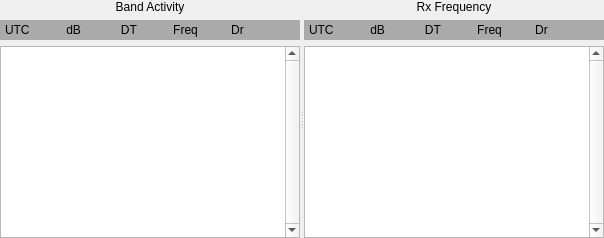
     <widget class="QSplitter" name="decodes_splitter">
      <property name="orientation">
       <enum>Qt::Horizontal</enum>
      </property>
      <widget class="QWidget" name="layoutWidget">
       <layout class="QVBoxLayout" name="verticalLayout_3">
        <item>
         <widget class="QLabel" name="lh_decodes_title_label">
          <property name="maximumSize">
           <size>
            <width>500</width>
            <height>16777215</height>
           </size>
          </property>
          <property name="accessibleName">
           <string>Band Activity decode pane title</string>
          </property>
          <property name="accessibleDescription">
           <string>Title for the Band Activity decoded messages pane.</string>
          </property>
          <property name="text">
           <string>Band Activity</string>
          </property>
          <property name="alignment">
           <set>Qt::AlignCenter</set>
          </property>
         </widget>
        </item>
        <item>
         <widget class="QLabel" name="lh_decodes_headings_label">
          <property name="minimumSize">
           <size>
            <width>300</width>
            <height>20</height>
           </size>
          </property>
          <property name="maximumSize">
           <size>
            <width>16777215</width>
            <height>20</height>
           </size>
          </property>
          <property name="palette">
           <palette>
            <active>
             <colorrole role="Base">
              <brush brushstyle="SolidPattern">
               <color alpha="255">
                <red>252</red>
                <green>252</green>
                <blue>252</blue>
               </color>
              </brush>
             </colorrole>
             <colorrole role="Window">
              <brush brushstyle="SolidPattern">
               <color alpha="255">
                <red>170</red>
                <green>170</green>
                <blue>170</blue>
               </color>
              </brush>
             </colorrole>
            </active>
            <inactive>
             <colorrole role="Base">
              <brush brushstyle="SolidPattern">
               <color alpha="255">
                <red>252</red>
                <green>252</green>
                <blue>252</blue>
               </color>
              </brush>
             </colorrole>
             <colorrole role="Window">
              <brush brushstyle="SolidPattern">
               <color alpha="255">
                <red>170</red>
                <green>170</green>
                <blue>170</blue>
               </color>
              </brush>
             </colorrole>
            </inactive>
            <disabled>
             <colorrole role="Base">
              <brush brushstyle="SolidPattern">
               <color alpha="255">
                <red>170</red>
                <green>170</green>
                <blue>170</blue>
               </color>
              </brush>
             </colorrole>
             <colorrole role="Window">
              <brush brushstyle="SolidPattern">
               <color alpha="255">
                <red>170</red>
                <green>170</green>
                <blue>170</blue>
               </color>
              </brush>
             </colorrole>
            </disabled>
           </palette>
          </property>
          <property name="accessibleName">
           <string>Band Activity decoded messages headings</string>
          </property>
          <property name="accessibleDescription">
           <string>Columns: UTC dB DT Freq Message.</string>
          </property>
          <property name="autoFillBackground">
           <bool>true</bool>
          </property>
          <property name="text">
           <string>UTC           dB            DT           Freq          Dr </string>
          </property>
          <property name="textFormat">
           <enum>Qt::PlainText</enum>
          </property>
          <property name="indent">
           <number>5</number>
          </property>
         </widget>
        </item>
        <item>
         <widget class="DisplayText" name="decodedTextBrowser">
          <property name="accessibleName">
           <string>Band Activity decoded messages</string>
          </property>
          <property name="accessibleDescription">
           <string>Decoded messages in the Band Activity pane. Columns: UTC dB DT Freq Message.</string>
          </property>
          <property name="frameShape">
           <enum>QFrame::StyledPanel</enum>
          </property>
          <property name="verticalScrollBarPolicy">
           <enum>Qt::ScrollBarAlwaysOn</enum>
          </property>
          <property name="horizontalScrollBarPolicy">
           <enum>Qt::ScrollBarAsNeeded</enum>
          </property>
          <property name="cursorWidth">
           <number>0</number>
          </property>
          <property name="textInteractionFlags">
           <set>Qt::TextSelectableByKeyboard|Qt::TextSelectableByMouse</set>
          </property>
         </widget>
        </item>
       </layout>
      </widget>
      <widget class="QWidget" name="rh_decodes_widget" native="true">
       <layout class="QVBoxLayout" name="verticalLayout_9">
        <property name="leftMargin">
         <number>0</number>
        </property>
        <property name="topMargin">
         <number>0</number>
        </property>
        <property name="rightMargin">
         <number>0</number>
        </property>
        <property name="bottomMargin">
         <number>0</number>
        </property>
        <item>
         <widget class="QLabel" name="rh_decodes_title_label">
          <property name="accessibleName">
           <string>Rx Frequency decode pane title</string>
          </property>
          <property name="accessibleDescription">
           <string>Title for the Rx Frequency decoded messages pane.</string>
          </property>
          <property name="text">
           <string>Rx Frequency</string>
          </property>
          <property name="alignment">
           <set>Qt::AlignCenter</set>
          </property>
         </widget>
        </item>
        <item>
         <widget class="QLabel" name="rh_decodes_headings_label">
          <property name="minimumSize">
           <size>
            <width>300</width>
            <height>20</height>
           </size>
          </property>
          <property name="maximumSize">
           <size>
            <width>16777215</width>
            <height>20</height>
           </size>
          </property>
          <property name="palette">
           <palette>
            <active>
             <colorrole role="Base">
              <brush brushstyle="SolidPattern">
               <color alpha="255">
                <red>252</red>
                <green>252</green>
                <blue>252</blue>
               </color>
              </brush>
             </colorrole>
             <colorrole role="Window">
              <brush brushstyle="SolidPattern">
               <color alpha="255">
                <red>170</red>
                <green>170</green>
                <blue>170</blue>
               </color>
              </brush>
             </colorrole>
            </active>
            <inactive>
             <colorrole role="Base">
              <brush brushstyle="SolidPattern">
               <color alpha="255">
                <red>252</red>
                <green>252</green>
                <blue>252</blue>
               </color>
              </brush>
             </colorrole>
             <colorrole role="Window">
              <brush brushstyle="SolidPattern">
               <color alpha="255">
                <red>170</red>
                <green>170</green>
                <blue>170</blue>
               </color>
              </brush>
             </colorrole>
            </inactive>
            <disabled>
             <colorrole role="Base">
              <brush brushstyle="SolidPattern">
               <color alpha="255">
                <red>170</red>
                <green>170</green>
                <blue>170</blue>
               </color>
              </brush>
             </colorrole>
             <colorrole role="Window">
              <brush brushstyle="SolidPattern">
               <color alpha="255">
                <red>170</red>
                <green>170</green>
                <blue>170</blue>
               </color>
              </brush>
             </colorrole>
            </disabled>
           </palette>
          </property>
          <property name="accessibleName">
           <string>Rx Frequency decoded messages headings</string>
          </property>
          <property name="accessibleDescription">
           <string>Columns: UTC dB DT Freq Message.</string>
          </property>
          <property name="autoFillBackground">
           <bool>true</bool>
          </property>
          <property name="text">
           <string>UTC           dB            DT           Freq          Dr </string>
          </property>
          <property name="textFormat">
           <enum>Qt::PlainText</enum>
          </property>
          <property name="indent">
           <number>5</number>
          </property>
         </widget>
        </item>
        <item>
         <widget class="DisplayText" name="decodedTextBrowser2">
          <property name="enabled">
           <bool>true</bool>
          </property>
          <property name="accessibleName">
           <string>Rx Frequency decoded messages</string>
          </property>
          <property name="accessibleDescription">
           <string>Decoded messages in the Rx Frequency pane. Columns: UTC dB DT Freq Message.</string>
          </property>
          <property name="verticalScrollBarPolicy">
           <enum>Qt::ScrollBarAlwaysOn</enum>
          </property>
          <property name="cursorWidth">
           <number>0</number>
          </property>
          <property name="textInteractionFlags">
           <set>Qt::TextSelectableByKeyboard|Qt::TextSelectableByMouse</set>
          </property>
         </widget>
        </item>
       </layout>
      </widget>
     </widget>
